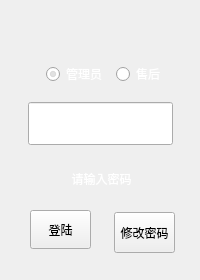
<?xml version="1.0" encoding="UTF-8"?>
<ui version="4.0">
 <class>LoginWidget</class>
 <widget class="QWidget" name="LoginWidget">
  <property name="geometry">
   <rect>
    <x>0</x>
    <y>0</y>
    <width>200</width>
    <height>280</height>
   </rect>
  </property>
  <property name="minimumSize">
   <size>
    <width>200</width>
    <height>280</height>
   </size>
  </property>
  <property name="maximumSize">
   <size>
    <width>200</width>
    <height>280</height>
   </size>
  </property>
  <property name="windowTitle">
   <string>LoginWidget</string>
  </property>
  <widget class="QLineEdit" name="lineEdit">
   <property name="geometry">
    <rect>
     <x>28</x>
     <y>102</y>
     <width>145</width>
     <height>43</height>
    </rect>
   </property>
   <property name="font">
    <font>
     <pointsize>15</pointsize>
     <kerning>true</kerning>
    </font>
   </property>
   <property name="text">
    <string/>
   </property>
   <property name="echoMode">
    <enum>QLineEdit::Password</enum>
   </property>
   <property name="alignment">
    <set>Qt::AlignCenter</set>
   </property>
  </widget>
  <widget class="QPushButton" name="pushButton_login">
   <property name="geometry">
    <rect>
     <x>30</x>
     <y>210</y>
     <width>61</width>
     <height>39</height>
    </rect>
   </property>
   <property name="text">
    <string>登陆</string>
   </property>
  </widget>
  <widget class="QLabel" name="label">
   <property name="geometry">
    <rect>
     <x>60</x>
     <y>166</y>
     <width>83</width>
     <height>25</height>
    </rect>
   </property>
   <property name="styleSheet">
    <string notr="true">color: rgb(255, 255, 255);</string>
   </property>
   <property name="text">
    <string>请输入密码</string>
   </property>
   <property name="alignment">
    <set>Qt::AlignCenter</set>
   </property>
  </widget>
  <widget class="QRadioButton" name="radioButton_admin">
   <property name="geometry">
    <rect>
     <x>46</x>
     <y>66</y>
     <width>65</width>
     <height>16</height>
    </rect>
   </property>
   <property name="styleSheet">
    <string notr="true">color: rgb(255, 255, 255);</string>
   </property>
   <property name="text">
    <string>管理员</string>
   </property>
   <property name="checked">
    <bool>true</bool>
   </property>
   <property name="autoRepeat">
    <bool>true</bool>
   </property>
  </widget>
  <widget class="QRadioButton" name="radioButton_config">
   <property name="geometry">
    <rect>
     <x>116</x>
     <y>66</y>
     <width>65</width>
     <height>16</height>
    </rect>
   </property>
   <property name="styleSheet">
    <string notr="true">color: rgb(255, 255, 255);</string>
   </property>
   <property name="text">
    <string>售后</string>
   </property>
   <property name="checked">
    <bool>false</bool>
   </property>
   <property name="autoRepeat">
    <bool>true</bool>
   </property>
  </widget>
  <widget class="QPushButton" name="pushButton_changePW">
   <property name="geometry">
    <rect>
     <x>114</x>
     <y>212</y>
     <width>61</width>
     <height>41</height>
    </rect>
   </property>
   <property name="text">
    <string>修改密码</string>
   </property>
  </widget>
 </widget>
 <layoutdefault spacing="6" margin="11"/>
 <resources/>
 <connections>
  <connection>
   <sender>pushButton_login</sender>
   <signal>clicked()</signal>
   <receiver>LoginWidget</receiver>
   <slot>login()</slot>
   <hints>
    <hint type="sourcelabel">
     <x>144</x>
     <y>218</y>
    </hint>
    <hint type="destinationlabel">
     <x>251</x>
     <y>274</y>
    </hint>
   </hints>
  </connection>
 </connections>
 <slots>
  <slot>login()</slot>
 </slots>
</ui>
